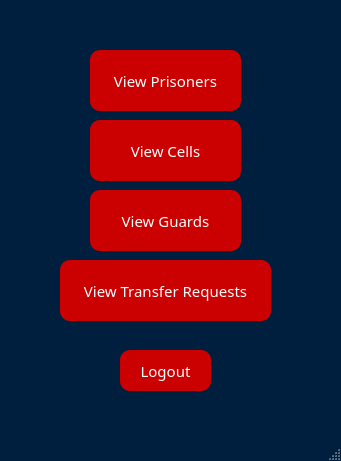
<?xml version="1.0" encoding="UTF-8"?>
<ui version="4.0">
 <class>WardenDashboard</class>
 <widget class="QMainWindow" name="WardenDashboard">
  <property name="geometry">
   <rect>
    <x>0</x>
    <y>0</y>
    <width>341</width>
    <height>461</height>
   </rect>
  </property>
  <property name="windowTitle">
   <string>MainWindow</string>
  </property>
  <property name="styleSheet">
   <string notr="true">*{
	font-family: century gothic;

}

#WardenDashboard{
	background-color:#001F3F;
}

#view_cells_btn,#view_guards_btn,#view_prisoners_btn,#view_transfer_requests_btn,#logout_btn{
	background-color : #cb0000 ;
	border-radius : 10px;
	color:white;
	padding:10px;
	font-size: 15px;
}

#view_cells_btn:hover,#view_guards_btn:hover,#view_prisoners_btn:hover,#view_transfer_requests_btn:hover,#logout_btn:hover{
	background-color: #850101;
}
</string>
  </property>
  <widget class="QWidget" name="centralwidget">
   <widget class="QPushButton" name="view_transfer_requests_btn">
    <property name="geometry">
     <rect>
      <x>60</x>
      <y>260</y>
      <width>211</width>
      <height>61</height>
     </rect>
    </property>
    <property name="text">
     <string>View Transfer Requests</string>
    </property>
   </widget>
   <widget class="QPushButton" name="logout_btn">
    <property name="geometry">
     <rect>
      <x>120</x>
      <y>350</y>
      <width>91</width>
      <height>41</height>
     </rect>
    </property>
    <property name="text">
     <string>Logout</string>
    </property>
   </widget>
   <widget class="QPushButton" name="view_guards_btn">
    <property name="geometry">
     <rect>
      <x>90</x>
      <y>190</y>
      <width>151</width>
      <height>61</height>
     </rect>
    </property>
    <property name="text">
     <string>View Guards</string>
    </property>
   </widget>
   <widget class="QPushButton" name="view_cells_btn">
    <property name="geometry">
     <rect>
      <x>90</x>
      <y>120</y>
      <width>151</width>
      <height>61</height>
     </rect>
    </property>
    <property name="text">
     <string>View Cells</string>
    </property>
   </widget>
   <widget class="QPushButton" name="view_prisoners_btn">
    <property name="geometry">
     <rect>
      <x>90</x>
      <y>50</y>
      <width>151</width>
      <height>61</height>
     </rect>
    </property>
    <property name="text">
     <string>View Prisoners</string>
    </property>
   </widget>
  </widget>
  <widget class="QMenuBar" name="menubar">
   <property name="geometry">
    <rect>
     <x>0</x>
     <y>0</y>
     <width>341</width>
     <height>20</height>
    </rect>
   </property>
  </widget>
  <widget class="QStatusBar" name="statusbar"/>
 </widget>
 <resources/>
 <connections/>
</ui>
